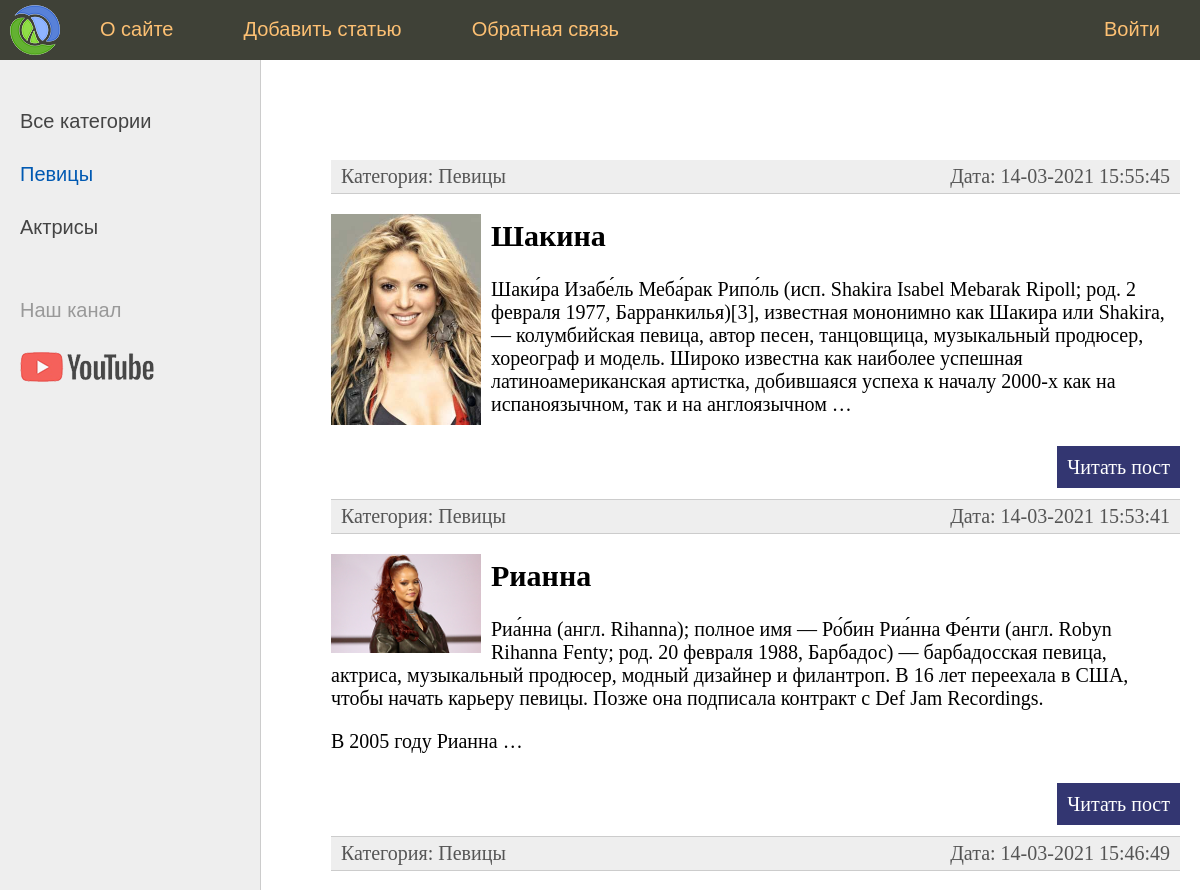
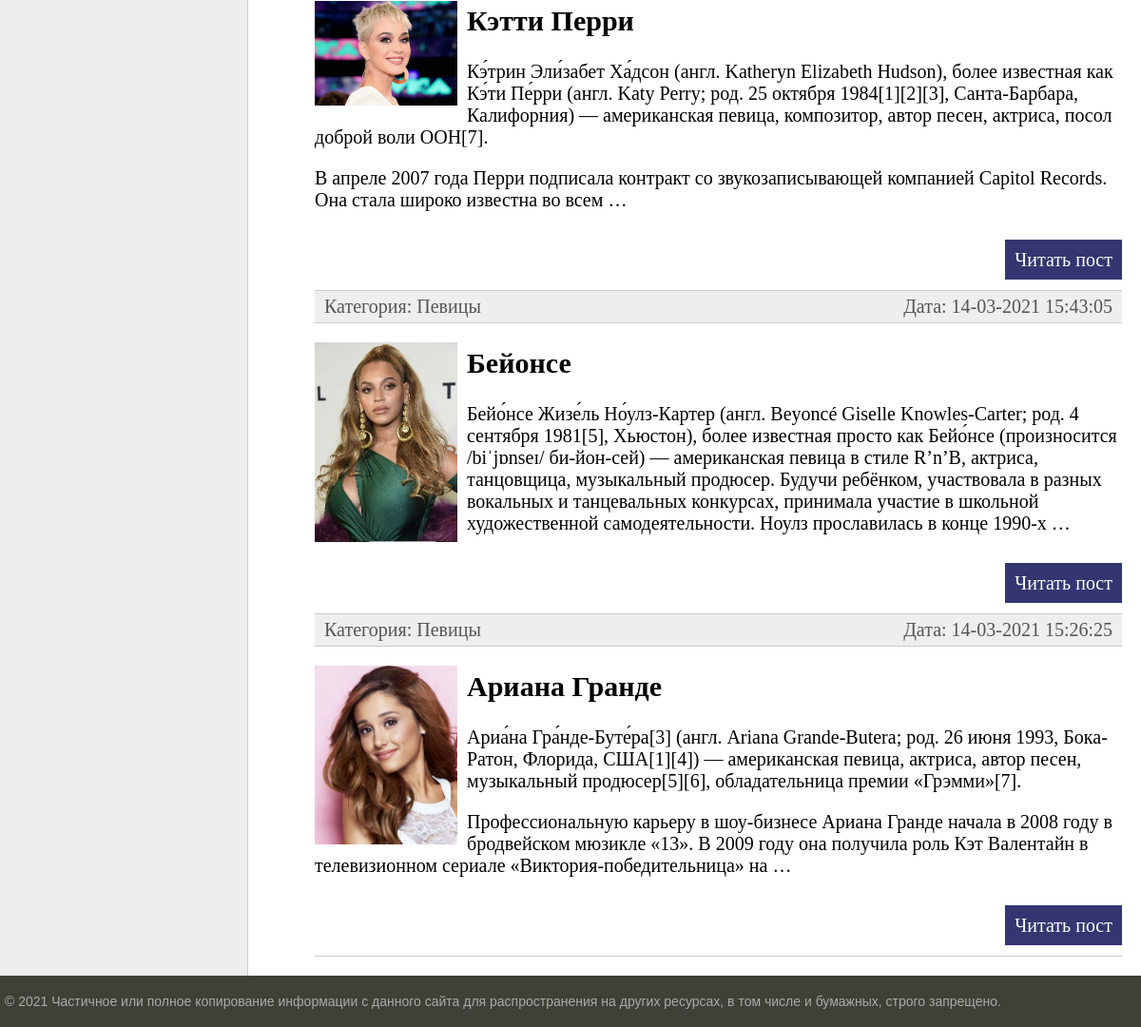
Screenshot of /category/pevicy/ with the database file from the repository (2 pictures, top to bottom).
### women/models.py (models this page shows, shortened)
class Category(models.Model):
    name = models.CharField(max_length=100, db_index=True, verbose_name='Категория')
    slug = models.SlugField(max_length=255, unique=True, db_index=True, verbose_name='URL')
    def __str__(self):
        return self.name
    def get_absolute_url(self):
        return reverse('category', kwargs={'category_slug': self.slug})
    class Meta:
        verbose_name = 'Категория'
        verbose_name_plural = 'Категории'
        ordering = ['id']

class Women(models.Model):
    title = models.CharField(max_length=255, verbose_name='Заголовок')
    slug = models.SlugField(max_length=255, unique=True, db_index=True, verbose_name='URL')
    content = models.TextField(blank=True, verbose_name='Текст статьи')
    photo = models.ImageField(upload_to='photos/%Y/%m/%d/', verbose_name='Фото')
    time_create = models.DateTimeField(auto_now_add=True, verbose_name='Время создания')
    time_update = models.DateTimeField(auto_now=True, verbose_name='Время изменения')
    is_published = models.BooleanField(default=True, verbose_name='Публикации')
    category = models.ForeignKey('Category', on_delete=models.PROTECT, null=True, verbose_name='Категории')
    def get_absolute_url(self):
        return reverse('post', kwargs={'post_slug': self.slug})
    class Meta:
        verbose_name = 'Известные женщины'
        verbose_name_plural = 'Известные женщины'
        ordering = ['-time_create', 'title']

### women/views.py (the view)
# urls.py: path('category/<slug:category_slug>/', show_category, name='category')
def show_category(request, category_slug):
    posts = Women.objects.filter(category__slug=category_slug)
    category = Category.objects.get(slug=category_slug)
    if len(posts) == 0:
        raise Http404()
    context = {'posts': posts,
               'menu': menu,
               'title': 'Главная страница',
               'category_selected': category.slug,
               }
    return render(request, 'women/index.html', context=context)

### women/templatetags/women_tags.py (called while the page is built)
@register.simple_tag(name='get_categories') # можно указать любое имя ииспользовать его в шаблонах
def get_categories(filter=None):
    if filter:
        return Category.objects.filter(slug=filter)
    return Category.objects.all()

@register.inclusion_tag('women/list_categories.html')
def show_categories(sort=None, category_selected=0):
    if sort:
        categories = Category.objects.order_by(sort)
        return {'categories': categories, 'category_selected': category_selected}
    categories = Category.objects.all()
    return {'categories': categories, 'category_selected': category_selected}

### women/templates/women/index.html (shortened to what this page needs)
{% extends 'women/base.html' %}
{% block content %}
<ul class="list-articles">
	{% for post in posts %}
		<li><div class="article-panel">
			<p class="first">Категория: {{ post.category }}</p>
			<p class="last">Дата: {{ post.time_update|date:"d-m-Y H:i:s" }}</p>
		</div></li>
		{% if post.photo %}
			<p><img class="img-article-left thumb" src="{{ post.photo.url }}"></p>
		{% endif %}
		<li><h2>{{post.title}}</h2>
	{% autoescape on %}
	{{post.content|linebreaks|truncatewords:50}}
	{% endautoescape %}
			<p class="link-read-post"><a href="{{ post.get_absolute_url }}">Читать пост</a></p>
			</li>
	{% endfor %}
</ul>
{% endblock %}

### women/templates/women/list_categories.html
	{% for category in categories %}
		{% if category.slug == category_selected %}
			<li class="selected">{{ category.name }}</li>
		{% else %}
		<li><a href="{{ category.get_absolute_url }}">{{ category.name }}</a></li>
		{% endif %}
	{% endfor %}

### women/static/women/css/style.css (style rules this page uses)
html, body { font-family: 'Arial'; margin: 0; padding: 0; height: 100%; width: 100%; color: #444; }
a { color: #0059b2; text-decoration: none; }
img { max-width: 600px; height: auto; }
img.img-article-left { max-width: 300px; height: auto; float: left; padding: 0 10px 10px 0; }
img.img-article-left.thumb { max-width: 150px; height: auto; }
p.link-read-post { text-align: right; }
p.link-read-post a { padding: 10px; min-width: 100px; background: #333671; color: #fff; text-decoration: none; }
div.article-panel { background: #eee; padding: 5px 10px 5px 10px; box-sizing border-box; overflow: hidden; color: #555; }
div.article-panel p.first { margin: 0; float: left; }
div.article-panel p.last { margin: 0; float: right; }
ul.list-articles { list-style: none; margin: 0; padding: 0; }
ul.list-articles li { border-bottom: 1px solid #ccc; }
.left-chapters ul li { margin: 30px 0 0 0; color: #999; }
.left-chapters ul li.selected { color: #0059b2; }
.left-chapters ul li a { color: #444; text-decoration: none; }

### rows the page displays
Category: name "Певицы"
Category: name "Актрисы"
Women: category "Певицы", time_update "14-03-2021 15:55:45", photo (picture), title "Шакина", content "Шаки́ра Изабе́ль Меба́рак Рипо́ль (исп. Shakira Isabel Mebarak Ripoll; род. 2 февраля 1977, Барранкилья)[3], известная мононимно как Шакира или Shakira, — колумбийская певица, автор песен, танцовщица, музыкальный продюсер, хореограф и модель. Широко известна как наиболее успешная латиноамериканская артистка, добившаяся успеха к началу 2000-х как на испаноязычном, так и на англоязычном …"
Women: category "Певицы", time_update "14-03-2021 15:53:41", photo (picture), title "Рианна", content "Риа́нна (англ. Rihanna); полное имя — Ро́бин Риа́нна Фе́нти (англ. Robyn Rihanna Fenty; род. 20 февраля 1988, Барбадос) — барбадосская певица, актриса, музыкальный продюсер, модный дизайнер и филантроп. В 16 лет переехала в США, чтобы начать карьеру певицы. Позже она подписала контракт с Def Jam Recordings. В 2005 году Рианна …"
Women: category "Певицы", time_update "14-03-2021 15:46:49", photo (picture), title "Кэтти Перри", content "Кэ́трин Эли́забет Ха́дсон (англ. Katheryn Elizabeth Hudson), более известная как Кэ́ти Пе́рри (англ. Katy Perry; род. 25 октября 1984[1][2][3], Санта-Барбара, Калифорния) — американская певица, композитор, автор песен, актриса, посол доброй воли ООН[7]. В апреле 2007 года Перри подписала контракт со звукозаписывающей компанией Capitol Records. Она стала широко известна во всем …"
Women: category "Певицы", time_update "14-03-2021 15:43:05", photo (picture), title "Бейонсе", content "Бейо́нсе Жизе́ль Но́улз-Картер (англ. Beyoncé Giselle Knowles-Carter; род. 4 сентября 1981[5], Хьюстон), более известная просто как Бейо́нсе (произносится /biˈjɒnseɪ/ би-йон-сей) — американская певица в стиле R’n’B, актриса, танцовщица, музыкальный продюсер. Будучи ребёнком, участвовала в разных вокальных и танцевальных конкурсах, принимала участие в школьной художественной самодеятельности. Ноулз прославилась в конце 1990-х …"
Women: category "Певицы", time_update "14-03-2021 15:26:25", photo (picture), title "Ариана Гранде", content "Ариа́на Гра́нде-Буте́ра[3] (англ. Ariana Grande-Butera; род. 26 июня 1993, Бока-Ратон, Флорида, США[1][4]) — американская певица, актриса, автор песен, музыкальный продюсер[5][6], обладательница премии «Грэмми»[7]. Профессиональную карьеру в шоу-бизнесе Ариана Гранде начала в 2008 году в бродвейском мюзикле «13». В 2009 году она получила роль Кэт Валентайн в телевизионном сериале «Виктория-победительница» на …"

### other values shown
{{ m.title }} "О сайте" "Добавить статью" "Обратная связь"
{{ m.title }} "Войти"
